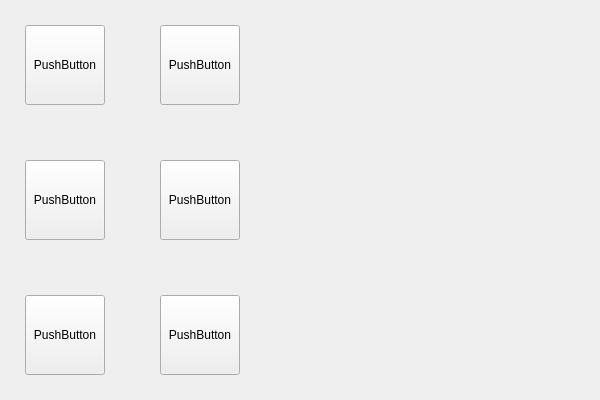
<?xml version="1.0" encoding="UTF-8"?>
<ui version="4.0">
 <class>MainMenu</class>
 <widget class="QWidget" name="MainMenu">
  <property name="geometry">
   <rect>
    <x>0</x>
    <y>0</y>
    <width>600</width>
    <height>400</height>
   </rect>
  </property>
  <property name="windowTitle">
   <string>MainMenu</string>
  </property>
  <widget class="QPushButton" name="imageButton">
   <property name="geometry">
    <rect>
     <x>25</x>
     <y>25</y>
     <width>80</width>
     <height>80</height>
    </rect>
   </property>
   <property name="text">
    <string>PushButton</string>
   </property>
  </widget>
  <widget class="QPushButton" name="musicButton">
   <property name="geometry">
    <rect>
     <x>25</x>
     <y>160</y>
     <width>80</width>
     <height>80</height>
    </rect>
   </property>
   <property name="text">
    <string>PushButton</string>
   </property>
  </widget>
  <widget class="QPushButton" name="videoButton">
   <property name="geometry">
    <rect>
     <x>25</x>
     <y>295</y>
     <width>80</width>
     <height>80</height>
    </rect>
   </property>
   <property name="text">
    <string>PushButton</string>
   </property>
  </widget>
  <widget class="QPushButton" name="weatherButton">
   <property name="geometry">
    <rect>
     <x>160</x>
     <y>25</y>
     <width>80</width>
     <height>80</height>
    </rect>
   </property>
   <property name="text">
    <string>PushButton</string>
   </property>
  </widget>
  <widget class="QPushButton" name="explorerButton">
   <property name="geometry">
    <rect>
     <x>160</x>
     <y>160</y>
     <width>80</width>
     <height>80</height>
    </rect>
   </property>
   <property name="text">
    <string>PushButton</string>
   </property>
  </widget>
  <widget class="QPushButton" name="messageButton">
   <property name="geometry">
    <rect>
     <x>160</x>
     <y>295</y>
     <width>80</width>
     <height>80</height>
    </rect>
   </property>
   <property name="text">
    <string>PushButton</string>
   </property>
  </widget>
 </widget>
 <resources/>
 <connections/>
</ui>
